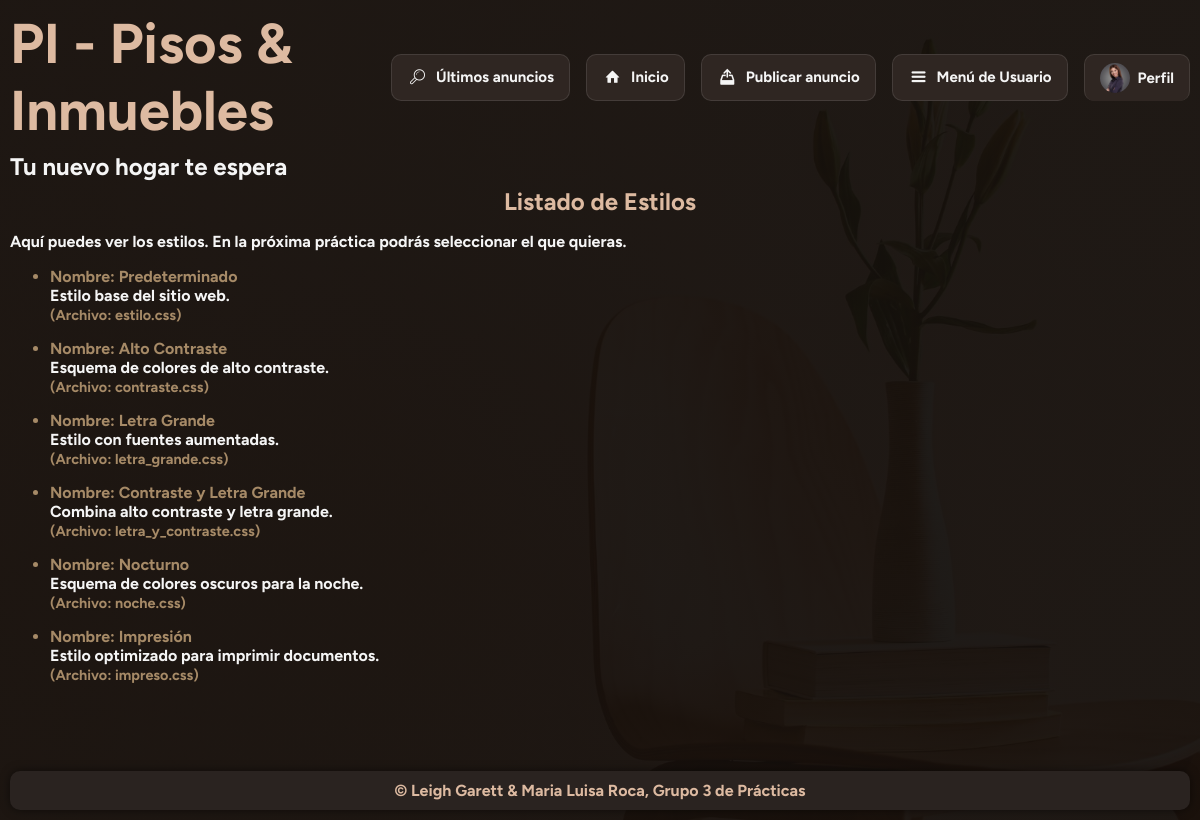
The app's page /php/configurar.php (signed in) with its own data.
### tables this page shows
CREATE TABLE `estilos` (
  `IdEstilo` int(10) UNSIGNED NOT NULL,
  `Nombre` varchar(255) NOT NULL,
  `Descripcion` text DEFAULT NULL,
  `Fichero` varchar(255) NOT NULL
);

### php/configurar.php (the view, shortened to what this page needs)
<?php
include "paginas_Estilo.php";
include "header.php";
$lista_estilos = [];
$mensaje_error = "";
$mysqli = conectarBD();
if ($mysqli) {
    $sql = "SELECT Nombre, Descripcion, Fichero FROM estilos";
    $resultado = @mysqli_query($mysqli, $sql);
    if (!$resultado) {
        $mensaje_error = "Error al consultar los estilos: " . mysqli_error($mysqli);
    } else {
        while ($fila = mysqli_fetch_assoc($resultado)) {
            $lista_estilos[] = $fila;
        }
    }
} else {
    $mensaje_error = "No se pudo conectar a la base de datos.";
}
?>
<main>
    <section>
        <h2>Listado de Estilos</h2>
        <?php
        if ($mensaje_error != "") {
            echo "<p style='color: red;'>$mensaje_error</p>";
        } elseif (count($lista_estilos) == 0) {
            echo "<p>No hay estilos disponibles en la base de datos.</p>";
        } else {
            echo "<p>Aquí puedes ver los estilos. En la próxima práctica podrás seleccionar el que quieras.</p>";
            echo "<ul>";
            foreach ($lista_estilos as $estilo) {
                echo "<li style='margin-bottom: 15px;'>";
                echo "<strong>Nombre: " . htmlspecialchars($estilo['Nombre']) . "</strong>";
                echo "<p style='margin: 0;'>" . htmlspecialchars($estilo['Descripcion']) . "</p>";
                echo "<em style='font-size: 0.9em;'>(Archivo: " . htmlspecialchars($estilo['Fichero']) . ")</em>";
                echo "</li>";
            }
            echo "</ul>";
        }
        ?>
    </section>
</main>
<?php
include "footer.php";
?>

### css/noche.css (style rules this page uses)
:root { --color_principal: #1f1a17; --color_sec: #a68a67; --color_destacado: #ddbaa1; --blanco: #f5f5f5; }
body { background: linear-gradient(rgba(20, 15, 12, 0.95), rgba(20, 15, 12, 0.95)), url(../img/fondo.jpg) center/cover fixed no-repeat; }
h2, h3 { color: var(--color_destacado); }
p { color: var(--blanco); }

### css/impreso.css (style rules this page uses)
* { box-sizing: border-box; font-family: "Times New Roman", serif !important; font-size: 12pt !important; font-weight: normal !important; background: none !important; color: #000 !important; text-shadow: none !important; box-shadow: none !important; border-radius: 0 !important; transition: none !important; transform: none !important; }
body { background: #fff !important; width: auto; max-width: none; margin: 0; padding: 0; display: block; min-height: auto; }
main { display: block; flex-grow: 0; }
h1, h2, h3, h4, h5, h6 { font-weight: bold !important; page-break-after: avoid; }
h2 { font-size: 16pt !important; margin: 15pt 0 10pt 0; text-align: left; }
p { margin: 0 0 10pt 0; line-height: 1.4; orphans: 3; widows: 3; }

### css/estilo.css (style rules this page uses)
:root { --color_sec: #474c18; --color_principal: #ddbaa1; --blanco: #fff; }
* { box-sizing:border-box; font-family: "Figtree", sans-serif; font-weight:bold; font-style: normal; }
body { background: linear-gradient(rgba(221, 186, 161, 0.8), rgba(221, 186, 161, 0.8)), url(../img/fondo.jpg) center/cover fixed no-repeat; color: var(--color_sec); width: 100%; max-width: 1300px; margin: 10px auto; padding: 0 10px; display: flex; flex-direction: column; min-height: 100vh; }
main { display: block; flex-grow: 1; }
h2 { margin: 0.5%; text-align: center; }
p { color: #000; }

### css/contraste.css (style rules this page uses)
* { box-sizing:border-box; font-family: "Atkinson Hyperlegible", sans-serif; font-optical-sizing: auto; font-weight: 500; font-style: normal; }
:root { --color_letra: #ffc700; --color_fondo: #15297c; --blanco: #fff; }
body { background: var(--color_fondo); color: var(--color_letra); }
p { color: var(--color_letra); }

### css/letra_y_contraste.css (style rules this page uses)
body, p, a, button, input, select, textarea, label { font-size: 1.6rem !important; }
h2 { font-size: clamp(2.2rem, 7vw, 3.5rem) !important; border-bottom-width: 4px !important; }

### css/letra_grande.css (style rules this page uses)
body, p, a, button, input, select, textarea, label { font-size: 1.6rem !important; }
h2 { font-size: clamp(2.2rem, 7vw, 3.5rem) !important; border-bottom-width: 4px !important; }

### records on screen
estilos: Nombre "Predeterminado", Descripcion "Estilo base del sitio web.", Fichero "estilo.css"
estilos: Nombre "Alto Contraste", Descripcion "Esquema de colores de alto contraste.", Fichero "contraste.css"
estilos: Nombre "Letra Grande", Descripcion "Estilo con fuentes aumentadas.", Fichero "letra_grande.css"
estilos: Nombre "Contraste y Letra Grande", Descripcion "Combina alto contraste y letra grande.", Fichero "letra_y_contraste.css"
estilos: Nombre "Nocturno", Descripcion "Esquema de colores oscuros para la noche.", Fichero "noche.css"
estilos: Nombre "Impresión", Descripcion "Estilo optimizado para imprimir documentos.", Fichero "impreso.css"
